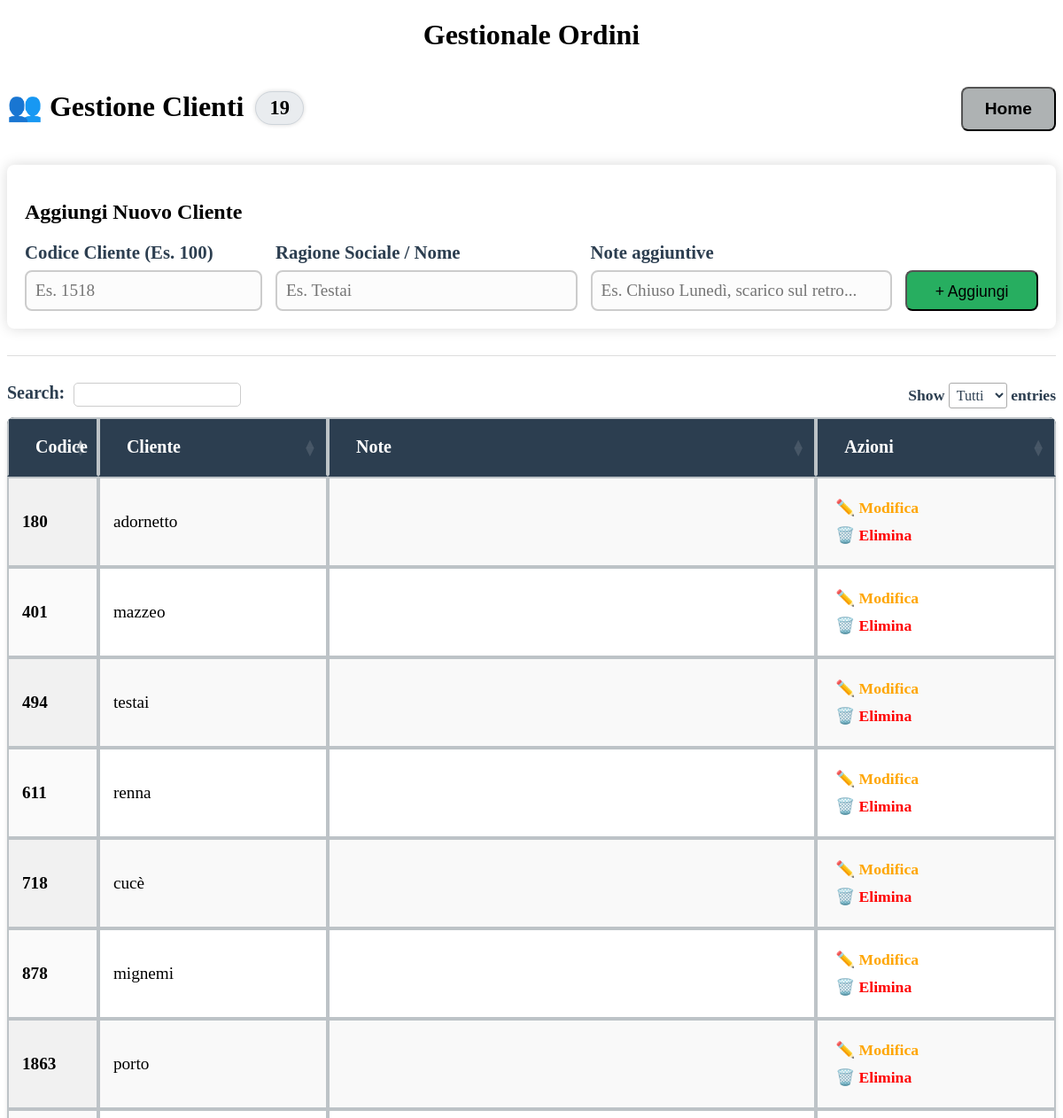
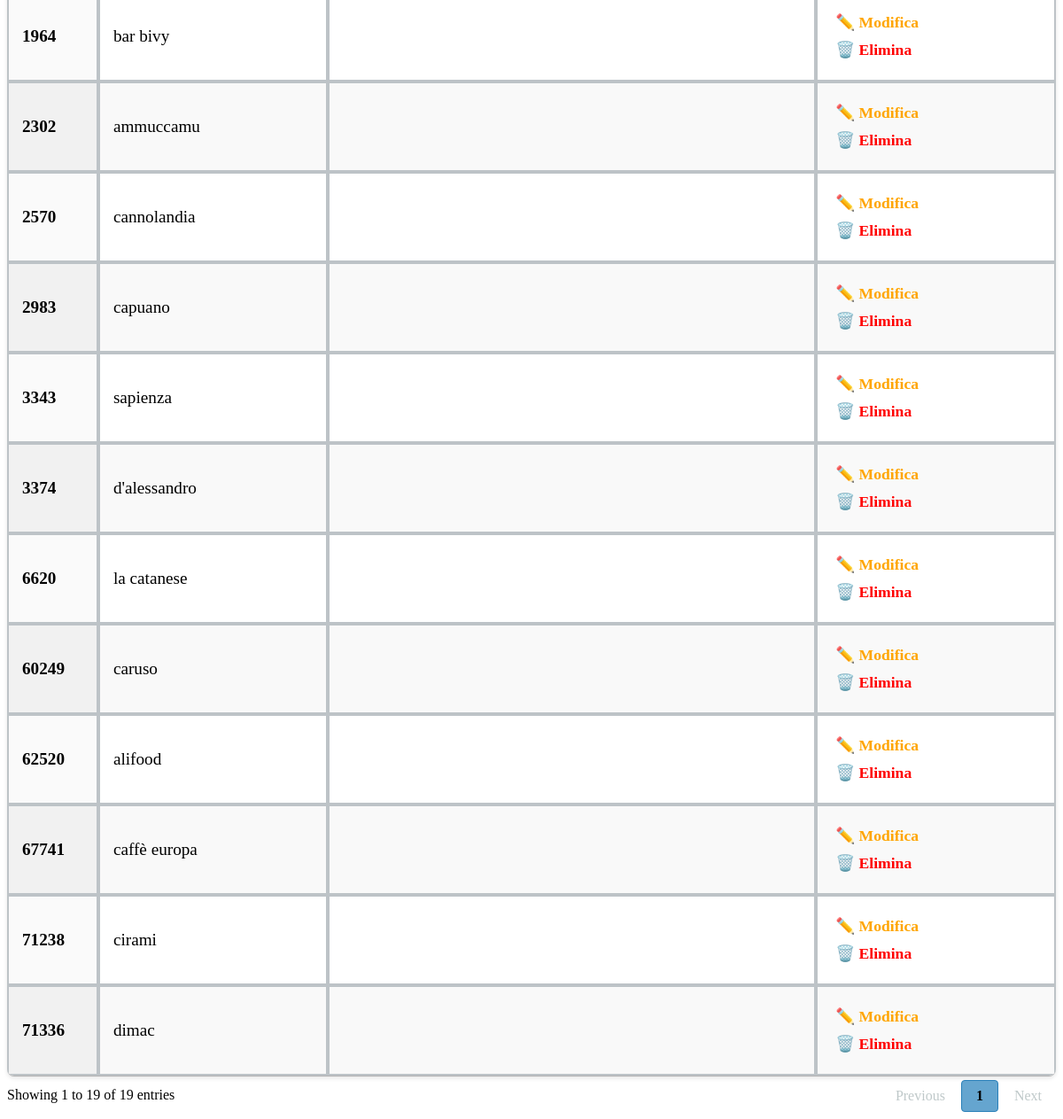
The page /clienti on the database its author committed (2 pictures, top to bottom).
### models.py (models this page shows)
class Cliente(db.Model):
    id = db.Column(db.Integer, primary_key=True)
    codice = db.Column(db.String(30), unique=True, nullable=False)
    nome = db.Column(db.String(150), nullable=False)
    note = db.Column(db.Text, nullable=True)
    attivo = db.Column(db.Boolean, default=True, nullable=False)
    dettagli = db.relationship('DettaglioOrdine', backref='cliente', lazy=True)

### app.py (the view)
@app.route('/clienti')
def gestione_clienti():
    lista_clienti = Cliente.query.filter_by(attivo=True).all()
    return render_template('clienti.html', clienti=lista_clienti)

### templates/clienti.html (shortened to what this page needs)
{% extends 'base.html' %}
{% block content %}
<div class="page-header">
    <h1>
        👥 Gestione Clienti
        <span class="badge-count" title="Totale Clienti registrati">{{ clienti|length }}</span>
    </h1>
    <button class="btn-home"
        data-url="{{ url_for('home') }}"
        onclick="window.location.href=this.dataset.url">
        Home
    </button>
</div>
<div class="card">
    <h2>Aggiungi Nuovo Cliente</h2>
    <form action="{{ url_for('aggiungi_cliente') }}" method="POST" class="form-row">
        <div class="form-group">
            <label for="codice">Codice Cliente (Es. 100)</label>
            <input type="number" id="codice" name="codice" placeholder="Es. 1518" min="1" step="1" required>
        </div>
        <div class="form-group flex-grow-2">
            <label for="nome">Ragione Sociale / Nome</label>
            <input type="text" id="nome" name="nome" placeholder="Es. Testai" required>
        </div>
        <div class="form-group flex-grow-2">
            <label for="note">Note aggiuntive</label>
            <input type="text" id="note" name="note" placeholder="Es. Chiuso Lunedì, scarico sul retro...">
        </div>
        <div class="form-group flex-no-grow btn-container-bottom">
            <button type="button" class="btn-add" onclick="confermaAggiunta(this)">
                + Aggiungi
            </button>
        </div>
    </form>
</div>
<hr class="separator-line">
<table id="tabellaClienti" class="data-table display">
    <thead>
        <tr>
            <th style="width: 8%;">Codice</th>
            <th style="width: 22%;">Cliente</th>
            <th style="width: 47%;">Note</th>
            <th style="width: 23%;">Azioni</th>
        </tr>
    </thead>
    <tbody>
        {% for c in clienti %}
        <tr id="row-{{ c.codice }}">
            <td><strong>{{ c.codice }}</strong></td>
            <td>{{ c.nome }}</td>
            <td><small>{{ c.note }}</small></td>
            <td>
                <a href="{{ url_for('modifica_cliente', id_cliente=c.id) }}"
                   class="action-link link-edit"
                   onclick="vaiAModifica(event, this.href)">
                   ✏️ Modifica
                </a>
                <a href="{{ url_for('elimina_cliente', id_cliente=c.id) }}"
                   onclick="eliminaCliente(event, '{{ c.id }}')"
                   class="action-link link-delete">
                   🗑️ Elimina
                </a>
            </td>
        </tr>
        {% endfor %}
    </tbody>
</table>
{% endblock %}

### templates/base.html (shortened to what this page needs)
<!DOCTYPE html>
<html lang="it">
    <head>
        <link rel="stylesheet" href="https://cdn.datatables.net/1.13.6/css/jquery.dataTables.min.css">
        <link href="https://cdn.jsdelivr.net/npm/select2@4.1.0-rc.0/dist/css/select2.min.css" rel="stylesheet" />
        <link rel="stylesheet" href="https://cdn.jsdelivr.net/npm/flatpickr/dist/flatpickr.min.css">
        <link rel="stylesheet" href="{{ url_for('static', filename='css/style.css') }}">
    </head>
<body>
    <header>
        <h1>Gestionale Ordini</h1>
    </header>
    <div class="container main-content">
        {% block content %}{% endblock %}
    </div>
</body>
</html>

### static/css/style.css (style rules this page uses)
.container.main-content { margin-top: 20px; }
header h1 { text-align: center; }
.btn-home { text-decoration: none !important; color: black !important; padding: 12px 25px !important; background-color: #aeb2b3; font-size: 1.2rem !important; border-radius: 8px; overflow: hidden; cursor: pointer; font-weight: 600; }
.card { background: white; padding: 20px; border-radius: 8px; box-shadow: 0 0 15px rgba(0,0,0,0.15) !important; margin-bottom: 20px; }
.badge-count { display: inline-block; background-color: #e9ecef; color: black; font-size: 1.4rem; font-weight: 800; padding: 5px 15px; border-radius: 50px; margin-left: 5px; margin-bottom: 4px; vertical-align: middle; border: 1px solid #ced4da; box-shadow: 0 0 5px rgba(0,0,0,0.15); }
.data-table { width: 100%; border-collapse: collapse; background: white; border-radius: 8px; overflow: hidden; box-shadow: 0 2px 5px rgba(0,0,0,0.1); font-size: 1.2rem !important; }
.data-table th, .data-table td { padding: 15px; text-align: left; border-bottom: 1px solid #ddd; padding: 18px 15px !important; vertical-align: middle !important; }
.data-table th { background-color: #2c3e50; color: white; font-size: 1.25rem !important; font-weight: 800 !important; padding-top: 20px !important; padding-bottom: 20px !important; }
table.dataTable thead th, table.dataTable tbody td { border: 2px solid #bdc3c7 !important; }
table.dataTable thead th { border-bottom: 2px solid #2c3e50 !important; }
table.dataTable tbody td a { font-size: 1.1rem !important; margin-right: 20px; display: inline-block; padding: 5px; }
table.dataTable thead th, table.dataTable thead td { padding-right: 10px !important; padding-left: 30px !important; background-position: left 8px center !important; }
table.dataTable { clear: both !important; margin-top: 0 !important; }
.form-row { display: flex; gap: 15px; flex-wrap: wrap; align-items: flex-end; }
.form-group { display: flex; flex-direction: column; min-width: 150px; }
label { font-weight: bold; font-size: 0.9rem; color: #2c3e50; margin-bottom: 5px; }
input[type="text"], input[type="number"], input[type="date"], select, textarea { padding: 10px; border: 1px solid #ccc; border-radius: 5px; font-size: 1rem; font-family: inherit; }
.card label { font-size: 1.3rem !important; margin-bottom: 8px; color: #2c3e50; }
.card input[type="text"], .card input[type="number"], .card textarea { font-size: 1.2rem !important; border: 2px solid #ccc !important; border-radius: 8px !important; background-color: #fcfcfc; }
.card button, .card a.btn-home { font-size: 1.1rem !important; padding: 12px 25px !important; }
.page-header { display: flex; justify-content: space-between; align-items: center; margin-bottom: 20px; }
.flex-grow-2 { flex: 2; }
.flex-no-grow { flex: 0; }
.btn-container-bottom { display: flex; flex-direction: column; justify-content: flex-end; }
.btn-add { background-color: #27ae60 !important; font-size: 1.2rem !important; margin-top: auto !important; height: 46px !important; padding: 10px 20px !important; border-radius: 8px !important; overflow: hidden !important; cursor: pointer !important; }
.separator-line { margin: 30px 0; border: 0; border-top: 1px solid #ddd; }
.action-link { text-decoration: none; font-weight: bold; cursor: pointer; }
.link-edit { color: orange; margin-right: 15px; }
.link-delete { color: red; }

### rows shown on the page
Cliente: codice "401", nome "mazzeo"
Cliente: codice "494", nome "testai"
Cliente: codice "878", nome "mignemi"
Cliente: codice "1863", nome "porto"
Cliente: codice "71238", nome "cirami"
Cliente: codice "71336", nome "dimac"
Cliente: codice "2983", nome "capuano"
Cliente: codice "718", nome "cucè"
Cliente: codice "180", nome "adornetto"
Cliente: codice "611", nome "renna"
Cliente: codice "3343", nome "sapienza"
Cliente: codice "3374", nome "d'alessandro"
Cliente: codice "62520", nome "alifood"
Cliente: codice "67741", nome "caffè europa"
Cliente: codice "60249", nome "caruso"
Cliente: codice "1964", nome "bar bivy"
Cliente: codice "6620", nome "la catanese"
Cliente: codice "2302", nome "ammuccamu"
Cliente: codice "2570", nome "cannolandia"

### other values the page prints
{{ clienti|length }} "19"
